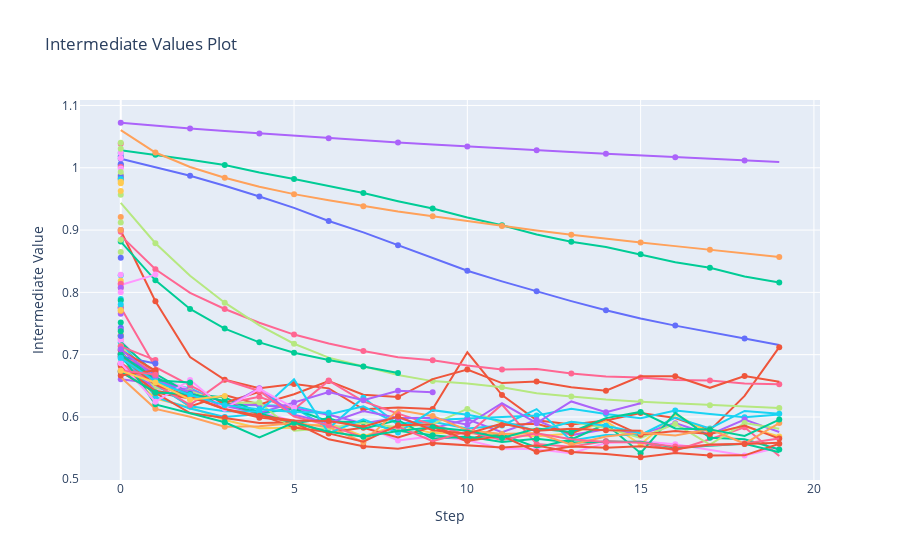

Notebook source saved alongside this figure:
### Code cell
optuna.visualization.plot_intermediate_values(study)

### Figure 1 — Plotly figure (JSON) as saved in the notebook; plotly's stock layout.template omitted (floating-point values rounded to 4 significant figures)
{"data": [{"marker": {"maxdisplayed": 10}, "mode": "lines+markers", "name": "Trial0", "type": "scatter", "x": [0, 1, 2, 3, 4, 5, 6, 7, 8, 9, 10, 11, 12, 13, 14, 15, 16, 17, 18, 19], "y": [1.014, 1.001, 0.9872, 0.9711, 0.954, 0.9355, 0.9145, 0.8962, 0.8757, 0.8548, 0.8348, 0.8176, 0.8016, 0.7859, 0.7712, 0.7579, 0.7466, 0.7357, 0.7258, 0.7156]}, {"marker": {"maxdisplayed": 10}, "mode": "lines+markers", "name": "Trial1", "type": "scatter", "x": [0, 1, 2, 3, 4, 5, 6, 7, 8, 9, 10, 11, 12, 13, 14, 15, 16, 17, 18, 19], "y": [0.8988, 0.7857, 0.6963, 0.6598, 0.6461, 0.6529, 0.6459, 0.6124, 0.615, 0.6128, 0.7037, 0.6351, 0.5946, 0.5878, 0.5944, 0.6065, 0.5983, 0.5785, 0.6339, 0.7121]}, {"marker": {"maxdisplayed": 10}, "mode": "lines+markers", "name": "Trial2", "type": "scatter", "x": [0, 1, 2, 3, 4, 5, 6, 7, 8, 9, 10, 11, 12, 13, 14, 15, 16, 17, 18, 19], "y": [1.028, 1.021, 1.013, 1.004, 0.9924, 0.9821, 0.9705, 0.9594, 0.9463, 0.9345, 0.9201, 0.9076, 0.8928, 0.8812, 0.8728, 0.8611, 0.8482, 0.8394, 0.8254, 0.8159]}, {"marker": {"maxdisplayed": 10}, "mode": "lines+markers", "name": "Trial3", "type": "scatter", "x": [0, 1, 2, 3, 4, 5, 6, 7, 8, 9, 10, 11, 12, 13, 14, 15, 16, 17, 18, 19], "y": [1.072, 1.067, 1.063, 1.059, 1.055, 1.051, 1.047, 1.044, 1.041, 1.037, 1.034, 1.031, 1.028, 1.025, 1.022, 1.02, 1.017, 1.014, 1.012, 1.009]}, {"marker": {"maxdisplayed": 10}, "mode": "lines+markers", "name": "Trial4", "type": "scatter", "x": [0, 1, 2, 3, 4, 5, 6, 7, 8, 9, 10, 11, 12, 13, 14, 15, 16, 17, 18, 19], "y": [1.06, 1.024, 1.001, 0.9841, 0.9696, 0.9577, 0.9478, 0.9383, 0.9297, 0.9223, 0.9142, 0.9064, 0.8993, 0.8926, 0.886, 0.8802, 0.8742, 0.8682, 0.8623, 0.8566]}, {"marker": {"maxdisplayed": 10}, "mode": "lines+markers", "name": "Trial5", "type": "scatter", "x": [0, 1, 2, 3, 4, 5, 6, 7, 8, 9, 10, 11, 12, 13, 14, 15, 16, 17, 18, 19], "y": [0.7195, 0.6546, 0.6462, 0.6196, 0.6189, 0.6177, 0.604, 0.617, 0.5887, 0.5953, 0.5977, 0.5996, 0.6025, 0.6131, 0.6047, 0.5981, 0.6104, 0.6047, 0.5995, 0.6041]}, {"marker": {"maxdisplayed": 10}, "mode": "lines+markers", "name": "Trial6", "type": "scatter", "x": [0, 1, 2, 3, 4, 5, 6, 7, 8, 9, 10, 11, 12, 13, 14, 15, 16, 17, 18, 19], "y": [0.891, 0.8371, 0.799, 0.7734, 0.7513, 0.7322, 0.718, 0.706, 0.6959, 0.6909, 0.6828, 0.6762, 0.6768, 0.6699, 0.6648, 0.6635, 0.6593, 0.6584, 0.6535, 0.6524]}, {"marker": {"maxdisplayed": 10}, "mode": "lines+markers", "name": "Trial7", "type": "scatter", "x": [0, 1, 2, 3, 4, 5, 6, 7, 8, 9, 10, 11, 12, 13, 14, 15, 16, 17, 18, 19], "y": [0.9436, 0.8789, 0.8266, 0.7834, 0.7471, 0.7175, 0.6953, 0.6809, 0.6675, 0.6575, 0.6539, 0.6475, 0.638, 0.633, 0.6279, 0.6246, 0.6219, 0.6187, 0.6169, 0.6144]}, {"marker": {"maxdisplayed": 10}, "mode": "lines+markers", "name": "Trial8", "type": "scatter", "x": [0, 1, 2, 3, 4, 5, 6, 7, 8, 9, 10, 11, 12, 13, 14, 15, 16, 17, 18, 19], "y": [0.7226, 0.6649, 0.6432, 0.6183, 0.6084, 0.5931, 0.5961, 0.586, 0.5622, 0.569, 0.5628, 0.5494, 0.5481, 0.5418, 0.5584, 0.561, 0.5561, 0.5469, 0.5382, 0.5511]}, {"marker": {"maxdisplayed": 10}, "mode": "lines+markers", "name": "Trial9", "type": "scatter", "x": [0, 1, 2, 3, 4, 5, 6, 7, 8, 9, 10, 11, 12, 13, 14, 15, 16, 17, 18, 19], "y": [0.6816, 0.6294, 0.6157, 0.5953, 0.5818, 0.5827, 0.5902, 0.5691, 0.5868, 0.5741, 0.5738, 0.5715, 0.5692, 0.5735, 0.5933, 0.5556, 0.604, 0.5747, 0.5847, 0.5688]}, {"marker": {"maxdisplayed": 10}, "mode": "lines+markers", "name": "Trial10", "type": "scatter", "x": [0], "y": [1.006]}, {"marker": {"maxdisplayed": 10}, "mode": "lines+markers", "name": "Trial11", "type": "scatter", "x": [0, 1, 2, 3, 4, 5, 6, 7, 8, 9, 10, 11, 12, 13, 14, 15, 16, 17, 18, 19], "y": [0.6862, 0.6533, 0.6168, 0.6352, 0.62, 0.6365, 0.6578, 0.6358, 0.632, 0.6607, 0.6762, 0.6544, 0.6569, 0.6478, 0.6421, 0.6654, 0.6652, 0.6468, 0.6658, 0.6564]}, {"marker": {"maxdisplayed": 10}, "mode": "lines+markers", "name": "Trial12", "type": "scatter", "x": [0, 1, 2, 3, 4, 5, 6, 7, 8], "y": [0.8814, 0.8193, 0.7734, 0.7418, 0.7198, 0.703, 0.6915, 0.6809, 0.6705]}, {"marker": {"maxdisplayed": 10}, "mode": "lines+markers", "name": "Trial13", "type": "scatter", "x": [0, 1, 2, 3, 4, 5, 6, 7, 8, 9, 10, 11, 12, 13, 14, 15, 16, 17, 18, 19], "y": [0.6846, 0.646, 0.644, 0.6204, 0.6193, 0.6138, 0.6037, 0.5896, 0.5992, 0.5817, 0.5964, 0.5758, 0.5952, 0.5709, 0.5801, 0.5721, 0.5901, 0.572, 0.596, 0.5759]}, {"marker": {"maxdisplayed": 10}, "mode": "lines+markers", "name": "Trial14", "type": "scatter", "x": [0], "y": [0.9209]}, {"marker": {"maxdisplayed": 10}, "mode": "lines+markers", "name": "Trial15", "type": "scatter", "x": [0, 1, 2, 3, 4, 5, 6, 7, 8, 9, 10, 11, 12, 13, 14, 15, 16, 17, 18, 19], "y": [0.7069, 0.6318, 0.6136, 0.5998, 0.6047, 0.6148, 0.5816, 0.631, 0.5878, 0.5923, 0.5815, 0.5863, 0.6126, 0.5623, 0.5711, 0.5711, 0.5991, 0.5816, 0.6097, 0.605]}, {"marker": {"maxdisplayed": 10}, "mode": "lines+markers", "name": "Trial16", "type": "scatter", "x": [0, 1, 2, 3, 4, 5, 6, 7, 8, 9, 10, 11, 12, 13, 14, 15, 16, 17, 18, 19], "y": [0.7759, 0.6798, 0.6509, 0.6214, 0.6323, 0.6122, 0.6584, 0.625, 0.6053, 0.5876, 0.5714, 0.62, 0.5565, 0.5523, 0.5613, 0.5589, 0.5463, 0.5641, 0.5835, 0.5373]}, {"marker": {"maxdisplayed": 10}, "mode": "lines+markers", "name": "Trial17", "type": "scatter", "x": [0], "y": [0.8647]}, {"marker": {"maxdisplayed": 10}, "mode": "lines+markers", "name": "Trial18", "type": "scatter", "x": [0, 1], "y": [0.8118, 0.8285]}, {"marker": {"maxdisplayed": 10}, "mode": "lines+markers", "name": "Trial19", "type": "scatter", "x": [0], "y": [0.9]}, {"marker": {"maxdisplayed": 10}, "mode": "lines+markers", "name": "Trial20", "type": "scatter", "x": [0], "y": [1.019]}, {"marker": {"maxdisplayed": 10}, "mode": "lines+markers", "name": "Trial21", "type": "scatter", "x": [0], "y": [0.9834]}, {"marker": {"maxdisplayed": 10}, "mode": "lines+markers", "name": "Trial22", "type": "scatter", "x": [0, 1, 2, 3, 4, 5, 6, 7, 8, 9, 10, 11, 12, 13, 14, 15, 16, 17, 18, 19], "y": [0.7202, 0.6693, 0.637, 0.6313, 0.607, 0.6126, 0.5928, 0.5917, 0.5778, 0.5706, 0.5656, 0.5717, 0.5512, 0.5639, 0.5887, 0.5419, 0.6066, 0.5666, 0.5641, 0.5478]}, {"marker": {"maxdisplayed": 10}, "mode": "lines+markers", "name": "Trial23", "type": "scatter", "x": [0], "y": [0.9001]}, {"marker": {"maxdisplayed": 10}, "mode": "lines+markers", "name": "Trial24", "type": "scatter", "x": [0], "y": [0.9804]}, {"marker": {"maxdisplayed": 10}, "mode": "lines+markers", "name": "Trial25", "type": "scatter", "x": [0], "y": [0.8274]}, {"marker": {"maxdisplayed": 10}, "mode": "lines+markers", "name": "Trial26", "type": "scatter", "x": [0], "y": [1.038]}, {"marker": {"maxdisplayed": 10}, "mode": "lines+markers", "name": "Trial27", "type": "scatter", "x": [0], "y": [0.9568]}, {"marker": {"maxdisplayed": 10}, "mode": "lines+markers", "name": "Trial28", "type": "scatter", "x": [0], "y": [0.814]}, {"marker": {"maxdisplayed": 10}, "mode": "lines+markers", "name": "Trial29", "type": "scatter", "x": [0], "y": [0.9887]}, {"marker": {"maxdisplayed": 10}, "mode": "lines+markers", "name": "Trial30", "type": "scatter", "x": [0], "y": [1.004]}, {"marker": {"maxdisplayed": 10}, "mode": "lines+markers", "name": "Trial31", "type": "scatter", "x": [0, 1, 2, 3, 4, 5, 6, 7, 8, 9, 10, 11, 12, 13, 14, 15, 16, 17, 18, 19], "y": [0.677, 0.6387, 0.6062, 0.5988, 0.5904, 0.591, 0.5641, 0.553, 0.549, 0.558, 0.5543, 0.5509, 0.5541, 0.5437, 0.5404, 0.5353, 0.5421, 0.5382, 0.5384, 0.5571]}, {"marker": {"maxdisplayed": 10}, "mode": "lines+markers", "name": "Trial32", "type": "scatter", "x": [0], "y": [0.7518]}, {"marker": {"maxdisplayed": 10}, "mode": "lines+markers", "name": "Trial33", "type": "scatter", "x": [0, 1, 2, 3, 4, 5, 6, 7, 8, 9], "y": [0.6604, 0.6537, 0.6426, 0.6176, 0.6066, 0.6232, 0.6398, 0.6269, 0.6421, 0.6395]}, {"marker": {"maxdisplayed": 10}, "mode": "lines+markers", "name": "Trial34", "type": "scatter", "x": [0], "y": [0.7765]}, {"marker": {"maxdisplayed": 10}, "mode": "lines+markers", "name": "Trial35", "type": "scatter", "x": [0], "y": [1.024]}, {"marker": {"maxdisplayed": 10}, "mode": "lines+markers", "name": "Trial36", "type": "scatter", "x": [0], "y": [1.001]}, {"marker": {"maxdisplayed": 10}, "mode": "lines+markers", "name": "Trial37", "type": "scatter", "x": [0, 1, 2, 3, 4, 5, 6, 7, 8, 9, 10, 11, 12, 13, 14, 15, 16, 17, 18, 19], "y": [0.7141, 0.6465, 0.6416, 0.6222, 0.6233, 0.5778, 0.5824, 0.5902, 0.5834, 0.5886, 0.6129, 0.5894, 0.5783, 0.5924, 0.5823, 0.5664, 0.5888, 0.5557, 0.5903, 0.581]}, {"marker": {"maxdisplayed": 10}, "mode": "lines+markers", "name": "Trial38", "type": "scatter", "x": [0], "y": [0.8282]}, {"marker": {"maxdisplayed": 10}, "mode": "lines+markers", "name": "Trial39", "type": "scatter", "x": [0], "y": [0.9752]}, {"marker": {"maxdisplayed": 10}, "mode": "lines+markers", "name": "Trial40", "type": "scatter", "x": [0], "y": [0.7434]}, {"marker": {"maxdisplayed": 10}, "mode": "lines+markers", "name": "Trial41", "type": "scatter", "x": [0, 1, 2, 3, 4, 5, 6, 7, 8, 9, 10, 11, 12, 13, 14, 15, 16, 17, 18, 19], "y": [0.695, 0.6626, 0.6365, 0.624, 0.6038, 0.583, 0.5754, 0.5828, 0.567, 0.5841, 0.5603, 0.587, 0.589, 0.5734, 0.5965, 0.5713, 0.5776, 0.5725, 0.5861, 0.5653]}, {"marker": {"maxdisplayed": 10}, "mode": "lines+markers", "name": "Trial42", "type": "scatter", "x": [0, 1, 2, 3, 4, 5, 6, 7, 8, 9, 10, 11, 12, 13, 14, 15, 16, 17, 18, 19], "y": [0.7023, 0.6635, 0.6383, 0.6223, 0.6056, 0.59, 0.5981, 0.5812, 0.5952, 0.5649, 0.5686, 0.5598, 0.5649, 0.5589, 0.5604, 0.5604, 0.5505, 0.5533, 0.5571, 0.5435]}, {"marker": {"maxdisplayed": 10}, "mode": "lines+markers", "name": "Trial43", "type": "scatter", "x": [0], "y": [0.7746]}, {"marker": {"maxdisplayed": 10}, "mode": "lines+markers", "name": "Trial44", "type": "scatter", "x": [0], "y": [0.8073]}, {"marker": {"maxdisplayed": 10}, "mode": "lines+markers", "name": "Trial45", "type": "scatter", "x": [0], "y": [0.7895]}, {"marker": {"maxdisplayed": 10}, "mode": "lines+markers", "name": "Trial46", "type": "scatter", "x": [0], "y": [0.8971]}, {"marker": {"maxdisplayed": 10}, "mode": "lines+markers", "name": "Trial47", "type": "scatter", "x": [0, 1], "y": [0.7104, 0.6678]}, {"marker": {"maxdisplayed": 10}, "mode": "lines+markers", "name": "Trial48", "type": "scatter", "x": [0], "y": [1.015]}, {"marker": {"maxdisplayed": 10}, "mode": "lines+markers", "name": "Trial49", "type": "scatter", "x": [0], "y": [0.9626]}, {"marker": {"maxdisplayed": 10}, "mode": "lines+markers", "name": "Trial50", "type": "scatter", "x": [0], "y": [0.9868]}, {"marker": {"maxdisplayed": 10}, "mode": "lines+markers", "name": "Trial51", "type": "scatter", "x": [0, 1, 2, 3, 4], "y": [0.6723, 0.6393, 0.6295, 0.623, 0.6404]}, {"marker": {"maxdisplayed": 10}, "mode": "lines+markers", "name": "Trial52", "type": "scatter", "x": [0], "y": [0.787]}, {"marker": {"maxdisplayed": 10}, "mode": "lines+markers", "name": "Trial53", "type": "scatter", "x": [0, 1, 2, 3, 4, 5, 6, 7, 8, 9, 10, 11, 12, 13, 14, 15], "y": [0.6837, 0.6596, 0.6395, 0.6152, 0.6461, 0.6036, 0.5905, 0.6094, 0.5984, 0.5988, 0.5874, 0.622, 0.59, 0.6249, 0.6078, 0.622]}, {"marker": {"maxdisplayed": 10}, "mode": "lines+markers", "name": "Trial54", "type": "scatter", "x": [0, 1, 2, 3, 4, 5, 6, 7, 8, 9, 10, 11, 12, 13, 14, 15, 16, 17, 18, 19], "y": [0.6636, 0.613, 0.6003, 0.5842, 0.5851, 0.5905, 0.5839, 0.5594, 0.6112, 0.6017, 0.5788, 0.5725, 0.5744, 0.5556, 0.5686, 0.5747, 0.5703, 0.5801, 0.5574, 0.5901]}, {"marker": {"maxdisplayed": 10}, "mode": "lines+markers", "name": "Trial55", "type": "scatter", "x": [0, 1, 2, 3, 4, 5, 6, 7, 8, 9, 10, 11, 12, 13, 14, 15], "y": [0.694, 0.6519, 0.6171, 0.6093, 0.6088, 0.6604, 0.5741, 0.5962, 0.5749, 0.611, 0.6036, 0.5936, 0.577, 0.5923, 0.5858, 0.574]}, {"marker": {"maxdisplayed": 10}, "mode": "lines+markers", "name": "Trial56", "type": "scatter", "x": [0, 1, 2, 3, 4, 5, 6, 7, 8, 9, 10, 11, 12, 13, 14, 15, 16, 17, 18, 19], "y": [0.6854, 0.6519, 0.6194, 0.6594, 0.6417, 0.6007, 0.5868, 0.5669, 0.5846, 0.5613, 0.5766, 0.5632, 0.5737, 0.5642, 0.5599, 0.5592, 0.5524, 0.5545, 0.5575, 0.5654]}, {"marker": {"maxdisplayed": 10}, "mode": "lines+markers", "name": "Trial57", "type": "scatter", "x": [0], "y": [0.8845]}, {"marker": {"maxdisplayed": 10}, "mode": "lines+markers", "name": "Trial58", "type": "scatter", "x": [0], "y": [1.024]}, {"marker": {"maxdisplayed": 10}, "mode": "lines+markers", "name": "Trial59", "type": "scatter", "x": [0], "y": [0.8185]}, {"marker": {"maxdisplayed": 10}, "mode": "lines+markers", "name": "Trial60", "type": "scatter", "x": [0, 1], "y": [0.7002, 0.6693]}, {"marker": {"maxdisplayed": 10}, "mode": "lines+markers", "name": "Trial61", "type": "scatter", "x": [0, 1, 2, 3, 4, 5, 6, 7, 8, 9, 10, 11, 12, 13, 14, 15, 16, 17, 18, 19], "y": [0.6819, 0.6421, 0.6324, 0.6124, 0.5989, 0.5932, 0.5736, 0.5603, 0.5869, 0.5877, 0.5613, 0.5698, 0.544, 0.5527, 0.5504, 0.5528, 0.5484, 0.5557, 0.5567, 0.5586]}, {"marker": {"maxdisplayed": 10}, "mode": "lines+markers", "name": "Trial62", "type": "scatter", "x": [0, 1, 2, 3, 4, 5, 6, 7, 8, 9, 10, 11, 12, 13, 14, 15, 16, 17, 18, 19], "y": [0.7008, 0.6202, 0.606, 0.5915, 0.5672, 0.5909, 0.5761, 0.5684, 0.5774, 0.5834, 0.578, 0.5663, 0.5814, 0.5758, 0.5982, 0.6081, 0.5817, 0.5801, 0.5696, 0.5959]}, {"marker": {"maxdisplayed": 10}, "mode": "lines+markers", "name": "Trial63", "type": "scatter", "x": [0], "y": [0.7398]}, {"marker": {"maxdisplayed": 10}, "mode": "lines+markers", "name": "Trial64", "type": "scatter", "x": [0], "y": [0.7313]}, {"marker": {"maxdisplayed": 10}, "mode": "lines+markers", "name": "Trial65", "type": "scatter", "x": [0], "y": [0.9818]}, {"marker": {"maxdisplayed": 10}, "mode": "lines+markers", "name": "Trial66", "type": "scatter", "x": [0, 1], "y": [0.7133, 0.6913]}, {"marker": {"maxdisplayed": 10}, "mode": "lines+markers", "name": "Trial67", "type": "scatter", "x": [0], "y": [1.031]}, {"marker": {"maxdisplayed": 10}, "mode": "lines+markers", "name": "Trial68", "type": "scatter", "x": [0, 1, 2, 3, 4, 5], "y": [0.6863, 0.6243, 0.6594, 0.6133, 0.645, 0.6148]}, {"marker": {"maxdisplayed": 10}, "mode": "lines+markers", "name": "Trial69", "type": "scatter", "x": [0], "y": [0.9777]}, {"marker": {"maxdisplayed": 10}, "mode": "lines+markers", "name": "Trial70", "type": "scatter", "x": [0], "y": [0.8554]}, {"marker": {"maxdisplayed": 10}, "mode": "lines+markers", "name": "Trial71", "type": "scatter", "x": [0, 1, 2, 3, 4, 5, 6, 7, 8, 9, 10, 11, 12, 13, 14, 15], "y": [0.6969, 0.6516, 0.6333, 0.6129, 0.6019, 0.5944, 0.5934, 0.5845, 0.6007, 0.5787, 0.573, 0.5896, 0.5778, 0.581, 0.5785, 0.5778]}, {"marker": {"maxdisplayed": 10}, "mode": "lines+markers", "name": "Trial72", "type": "scatter", "x": [0, 1, 2, 3], "y": [0.6728, 0.6393, 0.6368, 0.6255]}, {"marker": {"maxdisplayed": 10}, "mode": "lines+markers", "name": "Trial73", "type": "scatter", "x": [0], "y": [0.7655]}, {"marker": {"maxdisplayed": 10}, "mode": "lines+markers", "name": "Trial74", "type": "scatter", "x": [0], "y": [0.7702]}, {"marker": {"maxdisplayed": 10}, "mode": "lines+markers", "name": "Trial75", "type": "scatter", "x": [0], "y": [0.7804]}, {"marker": {"maxdisplayed": 10}, "mode": "lines+markers", "name": "Trial76", "type": "scatter", "x": [0, 1], "y": [0.7007, 0.6716]}, {"marker": {"maxdisplayed": 10}, "mode": "lines+markers", "name": "Trial77", "type": "scatter", "x": [0], "y": [0.9121]}, {"marker": {"maxdisplayed": 10}, "mode": "lines+markers", "name": "Trial78", "type": "scatter", "x": [0], "y": [0.9989]}, {"marker": {"maxdisplayed": 10}, "mode": "lines+markers", "name": "Trial79", "type": "scatter", "x": [0], "y": [0.7718]}, {"marker": {"maxdisplayed": 10}, "mode": "lines+markers", "name": "Trial80", "type": "scatter", "x": [0, 1], "y": [0.697, 0.6859]}, {"marker": {"maxdisplayed": 10}, "mode": "lines+markers", "name": "Trial81", "type": "scatter", "x": [0, 1], "y": [0.7072, 0.6742]}, {"marker": {"maxdisplayed": 10}, "mode": "lines+markers", "name": "Trial82", "type": "scatter", "x": [0, 1, 2], "y": [0.7004, 0.6589, 0.6552]}, {"marker": {"maxdisplayed": 10}, "mode": "lines+markers", "name": "Trial83", "type": "scatter", "x": [0, 1], "y": [0.7086, 0.6633]}, {"marker": {"maxdisplayed": 10}, "mode": "lines+markers", "name": "Trial84", "type": "scatter", "x": [0], "y": [0.7259]}, {"marker": {"maxdisplayed": 10}, "mode": "lines+markers", "name": "Trial85", "type": "scatter", "x": [0], "y": [0.7301]}, {"marker": {"maxdisplayed": 10}, "mode": "lines+markers", "name": "Trial86", "type": "scatter", "x": [0], "y": [0.8137]}, {"marker": {"maxdisplayed": 10}, "mode": "lines+markers", "name": "Trial87", "type": "scatter", "x": [0], "y": [1.04]}, {"marker": {"maxdisplayed": 10}, "mode": "lines+markers", "name": "Trial88", "type": "scatter", "x": [0], "y": [0.7245]}, {"marker": {"maxdisplayed": 10}, "mode": "lines+markers", "name": "Trial89", "type": "scatter", "x": [0], "y": [0.7312]}, {"marker": {"maxdisplayed": 10}, "mode": "lines+markers", "name": "Trial90", "type": "scatter", "x": [0], "y": [0.73]}, {"marker": {"maxdisplayed": 10}, "mode": "lines+markers", "name": "Trial91", "type": "scatter", "x": [0, 1], "y": [0.6666, 0.6749]}, {"marker": {"maxdisplayed": 10}, "mode": "lines+markers", "name": "Trial92", "type": "scatter", "x": [0], "y": [0.7377]}, {"marker": {"maxdisplayed": 10}, "mode": "lines+markers", "name": "Trial93", "type": "scatter", "x": [0], "y": [0.8073]}, {"marker": {"maxdisplayed": 10}, "mode": "lines+markers", "name": "Trial94", "type": "scatter", "x": [0], "y": [0.9]}, {"marker": {"maxdisplayed": 10}, "mode": "lines+markers", "name": "Trial95", "type": "scatter", "x": [0, 1, 2, 3, 4, 5, 6], "y": [0.695, 0.6573, 0.6353, 0.619, 0.6122, 0.608, 0.6067]}, {"marker": {"maxdisplayed": 10}, "mode": "lines+markers", "name": "Trial96", "type": "scatter", "x": [0, 1], "y": [0.6745, 0.668]}, {"marker": {"maxdisplayed": 10}, "mode": "lines+markers", "name": "Trial97", "type": "scatter", "x": [0], "y": [0.9932]}, {"marker": {"maxdisplayed": 10}, "mode": "lines+markers", "name": "Trial98", "type": "scatter", "x": [0], "y": [0.8001]}, {"marker": {"maxdisplayed": 10}, "mode": "lines+markers", "name": "Trial99", "type": "scatter", "x": [0, 1, 2, 3], "y": [0.6741, 0.6554, 0.6276, 0.6338]}], "layout": {"showlegend": false, "title": {"text": "Intermediate Values Plot"}, "xaxis": {"title": {"text": "Step"}}, "yaxis": {"title": {"text": "Intermediate Value"}}}}
